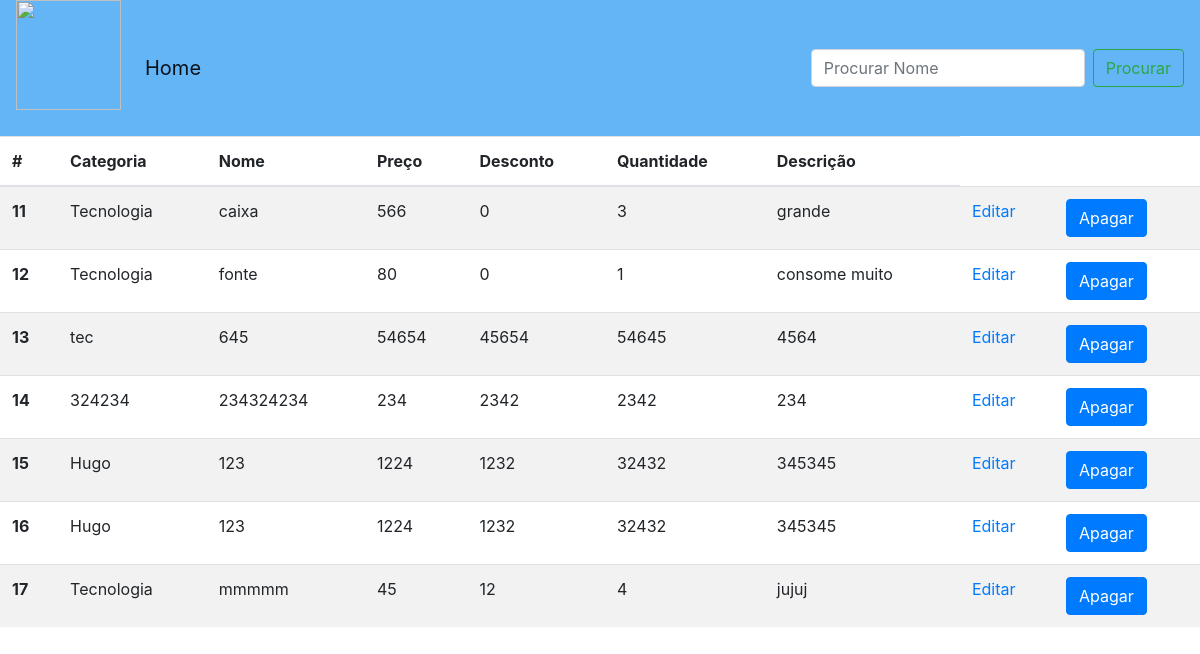
The app's page /backoffice/consulta_produtos.php with its own data.
### tables this page shows
CREATE TABLE `produtos` (
  `id_produto` int(11) NOT NULL,
  `categoria` varchar(50) NOT NULL,
  `nome` varchar(50) NOT NULL,
  `preco_mercado` double NOT NULL,
  `desconto` double NOT NULL,
  `quantidade` int(11) NOT NULL,
  `descricao` varchar(500) NOT NULL,
  `img_frente` varchar(200) NOT NULL,
  `img_direita` varchar(200) NOT NULL,
  `img_esquerda` varchar(200) NOT NULL,
  `img_tras` varchar(200) NOT NULL
);

### backoffice/consulta_produtos.php (the view, shortened to what this page needs)
<?php
if (isset($_POST['search'])) {
  $searchq = $_POST['search'];
  $query = "SELECT id_produto, categoria, nome, preco_mercado, desconto, quantidade, descricao FROM produtos WHERE nome LIKE '%$searchq%'";
  $search_result = tabelafil($query);
}
else {
  $query = "SELECT * FROM produtos";
  $search_result = tabelafil($query);
}
function tabelafil($query)
{
  include '../ligacao/conn.php';
  $resultados_fil = mysqli_query($conn,$query);
  return $resultados_fil;
}
?>
<!DOCTYPE html>
<head>
    <link rel="stylesheet" href="https://cdnjs.cloudflare.com/ajax/libs/twitter-bootstrap/4.0.0/css/bootstrap.min.css">
    <link rel="stylesheet" href="https://cdnjs.cloudflare.com/ajax/libs/font-awesome/4.7.0/css/font-awesome.min.css">
    <link rel="stylesheet" href="https://cdnjs.cloudflare.com/ajax/libs/Swiper/3.3.1/css/swiper.min.css">
    <link rel="stylesheet" href="../css/styles.min.css">
</head>
  <nav class="navbar navbar-expand-lg navbar-light" style="background-color: #64B5F6;">
  <a class="navbar-brand" href="paineladmin.php"><img class="logoadmin" src="../img/logo1.png" style="width:105px;height:110px;padding:0px;"></a>
  <div class="collapse navbar-collapse" id="navbarSupportedContent">
    <ul class="navbar-nav mr-auto">
      <li class="nav-item active">
        <a class="nav-link" href="editing.php" style="font-size:20px">Home<span class="sr-only">(current)</span></a>
      </li>
    </ul>
    <form class="form-inline my-2 my-lg-0" action="consulta_produtos.php" method="post">
      <input class="form-control mr-sm-2" type="text" placeholder="Procurar Nome" aria-label="Search" name="search" >
      <button class="btn btn-outline-success my-2 my-sm-0" type="submit" value="Filter">Procurar</button>
    </form>
  </div>
</nav>
  <body>
    <table class="table table-striped">
  <thead>
    <tr>
      <th scope="col">#</th>
      <th scope="col">Categoria</th>
      <th scope="col">Nome</th>
      <th scope="col">Preço</th>
      <th scope="col">Desconto</th>
      <th scope="col">Quantidade</th>
      <th scope="col">Descrição</th>
    </tr>
  </thead>
  <tbody>
    <?php   while ($emenu = mysqli_fetch_array($search_result)) {
        echo
        '<tr>
          <th scope="row">'.$emenu['id_produto'].'</th>
          <td>'.$emenu["categoria"].'</td>
          <td>'.$emenu["nome"].'</td>
          <td>'.$emenu["preco_mercado"].'</td>
          <td>'.$emenu["desconto"].'</td>
          <td>'.$emenu["quantidade"].'</td>
          <td>'.$emenu["descricao"].'</td>
          <td><a href="editar_produtos.php?id='.$emenu['id_produto'].'"> Editar</button> </a> </td>
          <td><button type="button" class="btn btn-primary" data-toggle="modal" data-target="#exampleModal'.$emenu["id_produto"].'">Apagar</button></td>
        </tr>';
      }?>
  </tbody>
</table>
  </body>
</html>

### records on screen
produtos: id_produto "11", categoria "Tecnologia", nome "caixa", preco_mercado "566", desconto "0", quantidade "3", descricao "grande"
produtos: id_produto "12", categoria "Tecnologia", nome "fonte", preco_mercado "80", desconto "0", quantidade "1", descricao "consome muito"
produtos: id_produto "13", categoria "tec", nome "645", preco_mercado "54654", desconto "45654", quantidade "54645", descricao "4564"
produtos: id_produto "14", categoria "324234", nome "234324234", preco_mercado "234", desconto "2342", quantidade "2342", descricao "234"
produtos: id_produto "15", categoria "Hugo", nome "123", preco_mercado "1224", desconto "1232", quantidade "32432", descricao "345345"
produtos: id_produto "16", categoria "Hugo", nome "123", preco_mercado "1224", desconto "1232", quantidade "32432", descricao "345345"
produtos: id_produto "17", categoria "Tecnologia", nome "mmmmm", preco_mercado "45", desconto "12", quantidade "4", descricao "jujuj"
